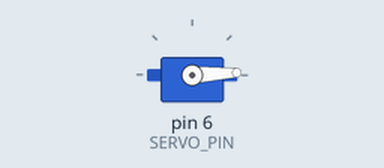
Simulated run of this sketch. Board: Arduino Uno, built with avr-gcc and run on an emulated ATmega328P. Shown: servo.

Above: at 0.05 s.
At 1.3 s:
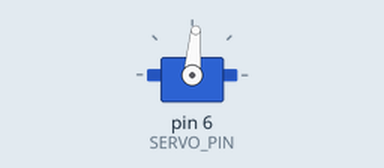
At 2.6 s:
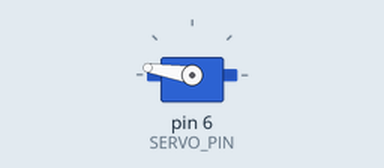
At 5.2 s:
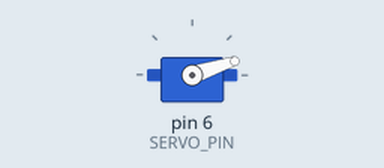
Timing chart, 0 to 7.1 s (numbered marks = the images above):
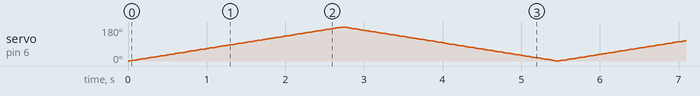

The sketch:

servo_test.ino
```cpp
  #define SERVO_MIN 0// to be determined expermentaly !!!
  #define SERVO_MAX 180
  #define SERVO_MIDPOINT 180
  #define SERVO_PIN 6

  #include <Servo.h>

  Servo myservo;

  int pos = 0;
void setup() {
  myservo.attach(SERVO_PIN);

}

void loop() {
  for (pos = 0; pos <= 180; pos += 1) { // goes from 0 degrees to 180 degrees
    // in steps of 1 degree
    myservo.write(pos);              // tell servo to go to position in variable 'pos'
    delay(15);                       // waits 15 ms for the servo to reach the position
  }
  for (pos = 180; pos >= 0; pos -= 1) { // goes from 180 degrees to 0 degrees
    myservo.write(pos);              // tell servo to go to position in variable 'pos'
    delay(15);                       // waits 15 ms for the servo to reach the position
  }
}
```
